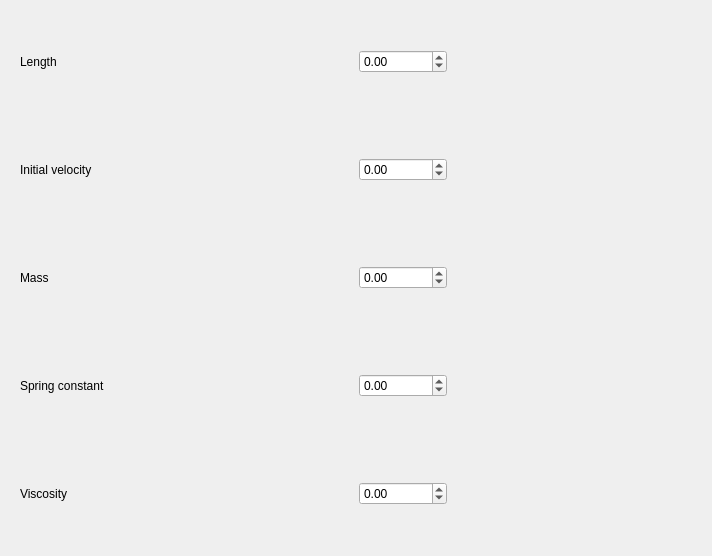
<?xml version="1.0" encoding="UTF-8"?>
<ui version="4.0">
 <class>ressortTab</class>
 <widget class="QWidget" name="ressortTab">
  <property name="geometry">
   <rect>
    <x>0</x>
    <y>0</y>
    <width>712</width>
    <height>556</height>
   </rect>
  </property>
  <property name="windowTitle">
   <string>Form</string>
  </property>
  <layout class="QVBoxLayout" name="verticalLayout">
   <item>
    <widget class="QWidget" name="widget_6" native="true">
     <layout class="QHBoxLayout" name="horizontalLayout_6">
      <item alignment="Qt::AlignLeft">
       <widget class="QLabel" name="massLabel_4">
        <property name="text">
         <string>Length</string>
        </property>
       </widget>
      </item>
      <item alignment="Qt::AlignLeft">
       <widget class="QDoubleSpinBox" name="lenSpinBox">
        <property name="accelerated">
         <bool>true</bool>
        </property>
        <property name="minimum">
         <double>-100000.000000000000000</double>
        </property>
        <property name="maximum">
         <double>100000.000000000000000</double>
        </property>
        <property name="singleStep">
         <double>0.100000000000000</double>
        </property>
       </widget>
      </item>
     </layout>
    </widget>
   </item>
   <item>
    <widget class="QWidget" name="widget_7" native="true">
     <layout class="QHBoxLayout" name="horizontalLayout_7">
      <item alignment="Qt::AlignLeft">
       <widget class="QLabel" name="massLabel_5">
        <property name="text">
         <string>Initial velocity</string>
        </property>
       </widget>
      </item>
      <item alignment="Qt::AlignLeft">
       <widget class="QDoubleSpinBox" name="vitSpinBox">
        <property name="accelerated">
         <bool>true</bool>
        </property>
        <property name="minimum">
         <double>-100000.000000000000000</double>
        </property>
        <property name="maximum">
         <double>100000.000000000000000</double>
        </property>
        <property name="singleStep">
         <double>0.100000000000000</double>
        </property>
       </widget>
      </item>
     </layout>
    </widget>
   </item>
   <item>
    <widget class="QWidget" name="widget_8" native="true">
     <layout class="QHBoxLayout" name="horizontalLayout_8">
      <item alignment="Qt::AlignLeft">
       <widget class="QLabel" name="massLabel_6">
        <property name="text">
         <string>Mass</string>
        </property>
       </widget>
      </item>
      <item alignment="Qt::AlignLeft">
       <widget class="QDoubleSpinBox" name="massSpinBox">
        <property name="accelerated">
         <bool>true</bool>
        </property>
        <property name="minimum">
         <double>-100000.000000000000000</double>
        </property>
        <property name="maximum">
         <double>100000.000000000000000</double>
        </property>
        <property name="singleStep">
         <double>0.100000000000000</double>
        </property>
       </widget>
      </item>
     </layout>
    </widget>
   </item>
   <item>
    <widget class="QWidget" name="widget_3" native="true">
     <layout class="QHBoxLayout" name="horizontalLayout_3">
      <item alignment="Qt::AlignLeft">
       <widget class="QLabel" name="massLabel">
        <property name="text">
         <string>Spring constant</string>
        </property>
       </widget>
      </item>
      <item alignment="Qt::AlignLeft">
       <widget class="QDoubleSpinBox" name="kSpinBox">
        <property name="accelerated">
         <bool>true</bool>
        </property>
        <property name="minimum">
         <double>-100000.000000000000000</double>
        </property>
        <property name="maximum">
         <double>100000.000000000000000</double>
        </property>
        <property name="singleStep">
         <double>0.100000000000000</double>
        </property>
       </widget>
      </item>
     </layout>
    </widget>
   </item>
   <item>
    <widget class="QWidget" name="widget_4" native="true">
     <layout class="QHBoxLayout" name="horizontalLayout_4">
      <item alignment="Qt::AlignLeft">
       <widget class="QLabel" name="massLabel_2">
        <property name="text">
         <string>Viscosity</string>
        </property>
       </widget>
      </item>
      <item alignment="Qt::AlignLeft">
       <widget class="QDoubleSpinBox" name="laSpinBox">
        <property name="accelerated">
         <bool>true</bool>
        </property>
        <property name="minimum">
         <double>-100000.000000000000000</double>
        </property>
        <property name="maximum">
         <double>100000.000000000000000</double>
        </property>
        <property name="singleStep">
         <double>0.100000000000000</double>
        </property>
       </widget>
      </item>
     </layout>
    </widget>
   </item>
  </layout>
 </widget>
 <resources/>
 <connections/>
</ui>
